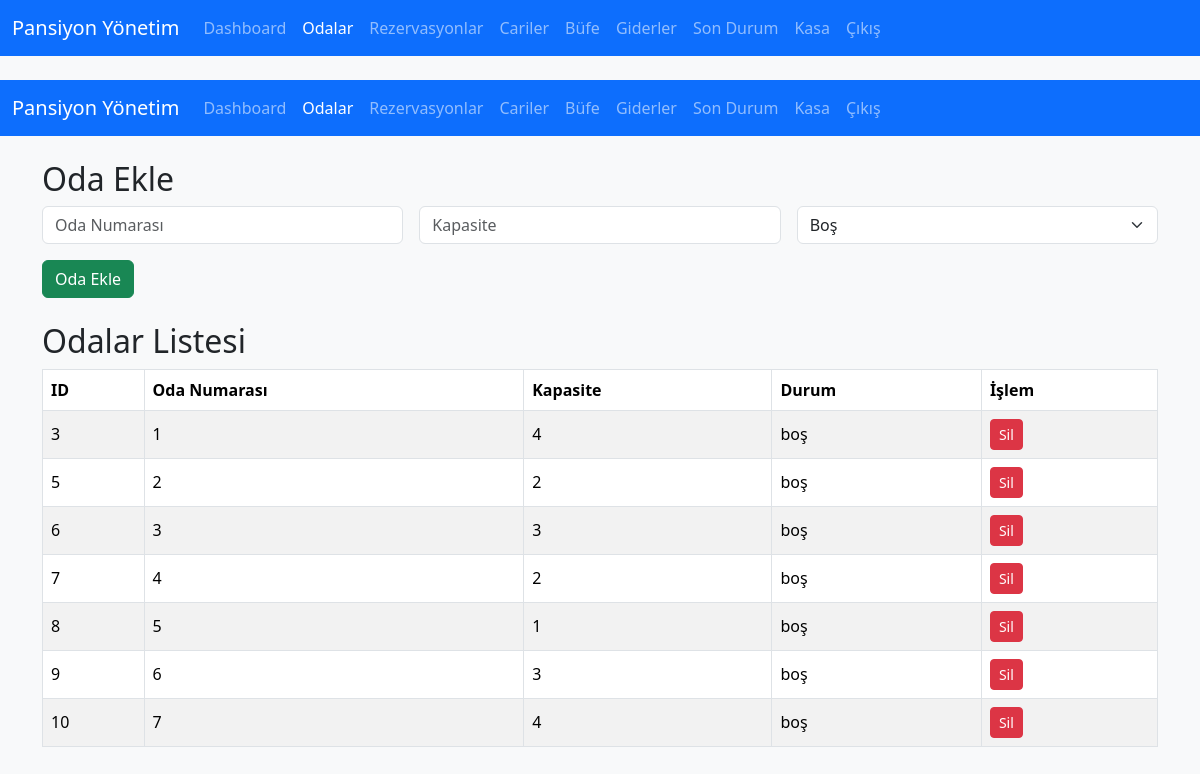
/rooms.php (signed in), run on the app's committed database.
### tables this page shows
CREATE TABLE `rooms` (
  `id` int(11) NOT NULL,
  `room_number` varchar(10) NOT NULL,
  `type` varchar(50) DEFAULT NULL,
  `price` decimal(10,2) DEFAULT NULL,
  `status` enum('boş','dolu') DEFAULT 'boş',
  `capacity` int(11) NOT NULL DEFAULT 1
);

### rooms.php (the view, shortened to what this page needs)
<?php
require 'config/db.php';
include "header.php";
$stmt = $pdo->query("SELECT * FROM rooms ORDER BY id ASC");
$rooms = $stmt->fetchAll(PDO::FETCH_ASSOC);
?>
<?php include 'header.php'; ?>
<div class="container">
    <h2>Oda Ekle</h2>
    <form method="POST" class="row g-3 mb-4">
        <div class="col-md-4">
            <input type="text" name="room_number" class="form-control" placeholder="Oda Numarası" required>
        </div>
        <div class="col-md-4">
            <input type="number" name="capacity" class="form-control" min="1" placeholder="Kapasite" required>
        </div>
        <div class="col-md-4">
            <select name="status" class="form-select" required>
                <option value="boş">Boş</option>
            </select>
        </div>
        <div class="col-12">
            <button type="submit" class="btn btn-success">Oda Ekle</button>
        </div>
    </form>
    <h2>Odalar Listesi</h2>
    <table class="table table-bordered table-striped align-middle">
        <thead>
            <tr>
                <th>ID</th>
                <th>Oda Numarası</th>
                <th>Kapasite</th>
                <th>Durum</th>
                <th>İşlem</th>
            </tr>
        </thead>
        <tbody>
            <?php foreach ($rooms as $room): ?>
            <tr data-id="<?= $room['id'] ?>">
                <td><?= $room['id'] ?></td>
                <td class="editable" data-field="room_number"><?= htmlspecialchars($room['room_number']) ?></td>
                <td class="editable" data-field="capacity"><?= $room['capacity'] ?></td>
                <td class="editable" data-field="status"><?= $room['status'] ?></td>
                <td><button class="btn btn-sm btn-danger btn-delete">Sil</button></td>
            </tr>
            <?php endforeach; ?>
        </tbody>
    </table>
</div>
</body>
</html>

### header.php (shortened to what this page needs)
<!DOCTYPE html>
<html lang="tr">
<head>
  <link href="https://cdn.jsdelivr.net/npm/bootstrap@5.3.3/dist/css/bootstrap.min.css" rel="stylesheet" />
<link href="https://cdn.jsdelivr.net/npm/fullcalendar@6.1.8/index.global.min.css" rel="stylesheet" />
  <link href="https://cdn.jsdelivr.net/npm/select2@4.1.0-rc.0/dist/css/select2.min.css" rel="stylesheet" />
</head>
<body>
<nav class="navbar navbar-expand-lg navbar-dark bg-primary mb-4">
  <div class="container-fluid">
    <a class="navbar-brand" href="dashboard.php">Pansiyon Yönetim</a>
    <div class="collapse navbar-collapse" id="navbarNav">
      <ul class="navbar-nav">
        <li class="nav-item">
          <a class="nav-link <?= basename($_SERVER['PHP_SELF']) == 'dashboard.php' ? 'active' : '' ?>" href="dashboard.php">Dashboard</a>
        </li>
        <li class="nav-item">
          <a class="nav-link <?= basename($_SERVER['PHP_SELF']) == 'rooms.php' ? 'active' : '' ?>" href="rooms.php">Odalar</a>
        </li>
        <li class="nav-item">
          <a class="nav-link <?= basename($_SERVER['PHP_SELF']) == 'reservations.php' ? 'active' : '' ?>" href="reservations.php">Rezervasyonlar</a>
        </li>
        <li class="nav-item">
          <a class="nav-link <?= basename($_SERVER['PHP_SELF']) == 'customers.php' ? 'active' : '' ?>" href="customers.php">Cariler</a>
        </li>
        <li class="nav-item">
          <a class="nav-link <?= basename($_SERVER['PHP_SELF']) == 'kiosk_sale.php' ? 'active' : '' ?>" href="kiosk_sale.php">Büfe</a>
        </li>
        <li class="nav-item">
          <a class="nav-link <?= basename($_SERVER['PHP_SELF']) == 'add_expense.php' ? 'active' : '' ?>" href="add_expense.php">Giderler</a>
        </li>
        <li class="nav-item">
          <a class="nav-link <?= basename($_SERVER['PHP_SELF']) == 'gelir_rapor.php' ? 'active' : '' ?>" href="gelir_rapor.php">Son Durum</a>
        </li>
        <li class="nav-item">
          <a class="nav-link <?= basename($_SERVER['PHP_SELF']) == 'cash_accounts.php' ? 'active' : '' ?>" href="cash_accounts.php">Kasa</a>
        </li>
        <li class="nav-item">
          <a class="nav-link" href="logout.php">Çıkış</a>
        </li>
      </ul>
    </div>
  </div>
</nav>

### header.php (style rules this page uses)
body { background-color: #f8f9fa; }

### data on the page
rooms: id "3", room_number "1", capacity "4", status "boş"
rooms: id "5", room_number "2", capacity "2", status "boş"
rooms: id "6", room_number "3", capacity "3", status "boş"
rooms: id "7", room_number "4", capacity "2", status "boş"
rooms: id "8", room_number "5", capacity "1", status "boş"
rooms: id "9", room_number "6", capacity "3", status "boş"
rooms: id "10", room_number "7", capacity "4", status "boş"
